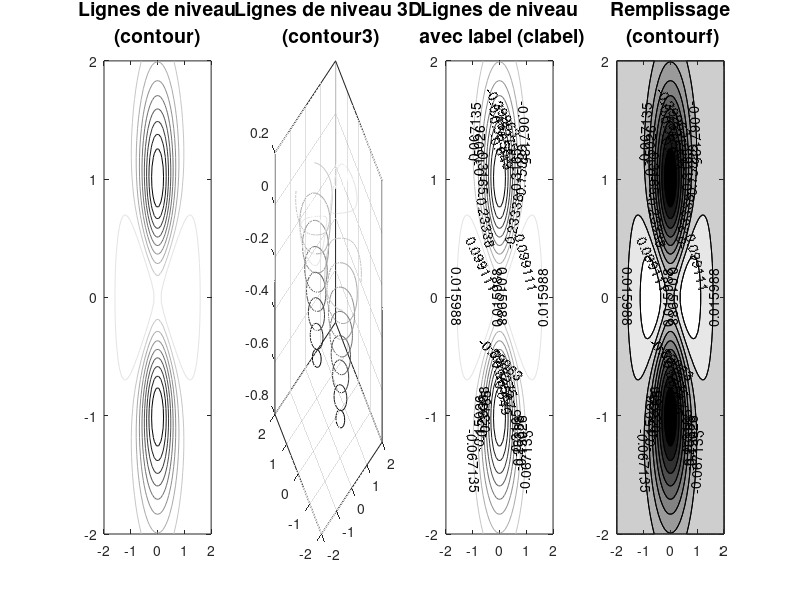

Write the MATLAB code that produced this figure.
  g = inline('(x.*x-2.*y.*y).*exp(-2.*x.*x-y.*y)');
  colormap(gray)
  [x,y]=meshgrid(linspace(-2,2,50)); z = g(x,y);
  subplot(1,4,1);   contour(x,y,z);
  title({'Lignes de niveau',' (contour) '}, 'fontsize',14);
  subplot(1,4,2);   contour3(x,y,z);
  title({'Lignes de niveau 3D', ' (contour3)'}, 'fontsize',14);
  subplot(1,4,3);   [cs, h] = contour(x,y,z);
  clabel(cs,h);
  title({'Lignes de niveau', ' avec label (clabel)'}, 'fontsize',14);
  subplot(1,4,4);
  contourf(x,y,z); hold on
  [c,h]=contour(x,y,z,'k-'); clabel(c,h);
  title({'Remplissage',' (contourf)'}, 'fontsize',14);
  
